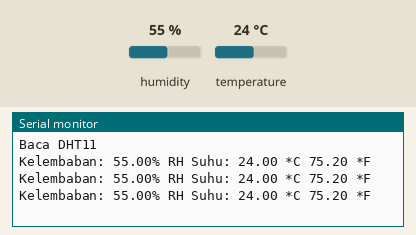
This sketch was run on a simulated ESP8266 (NodeMCU). Parts: the last lines printed to the serial monitor. The test bench sets the inputs (shaded band); at power-on: humidity 55 %, temperature 24 °C.

Above: at 3.8 s.
3.9 s: humidity set to 22 %
At 6.5 s:
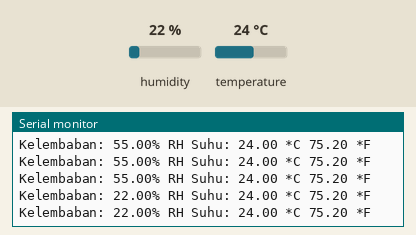
6.7 s: temperature set to 12 °C
At 7.9 s:
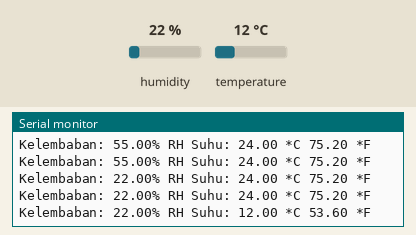
9.5 s: humidity set to 40 %
At 10.9 s:
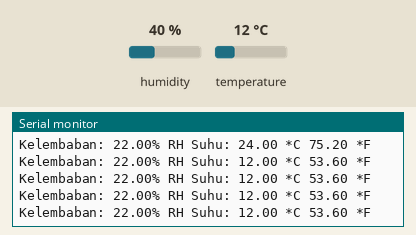
Timing chart, 0 to 12.5 s (numbered marks = the images above; inputs shaded):
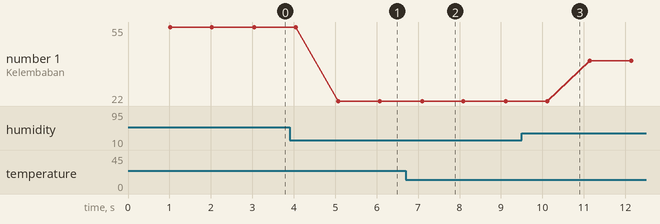

The sketch:

tugas_project.ino
```cpp
#include <ESP8266WiFi.h>
#include <DHT.h>
#define DHTPIN D7 //Pin data dari DHT terhubung ke pin D7 NodeMCU
#define DHTTYPE DHT11
DHT dht(DHTPIN, DHTTYPE);

void setup() {
  Serial.begin(9600);
  Serial.println("Baca DHT11");
  dht.begin();
}

void loop() {
  delay(1000); //1 detik
  float h = dht.readHumidity(); //Membaca kelembaban
  float t = dht.readTemperature(); //Membaca suhu dalam satuan Celcius
  float f = dht.readTemperature(true); //Membaca suhu dalam satuan Fahrenheit
  Serial.print("Kelembaban: ");
  Serial.print(h);
  Serial.print("% RH ");
  Serial.print("Suhu: ");
  Serial.print(t);
  Serial.print(" *C ");
  Serial.print(f);
  Serial.println(" *F");
}
```

Measured:
- after the input at 3.9 s, the serial monitor: prints a new line after 1.2 s (image 1)
- after the input at 6.7 s, the serial monitor: prints a new line after 0.39 s (image 2)
- plotted number 1: 55 → 22 after the input at 3.9 s, 22 → 40 after the input at 9.5 s
